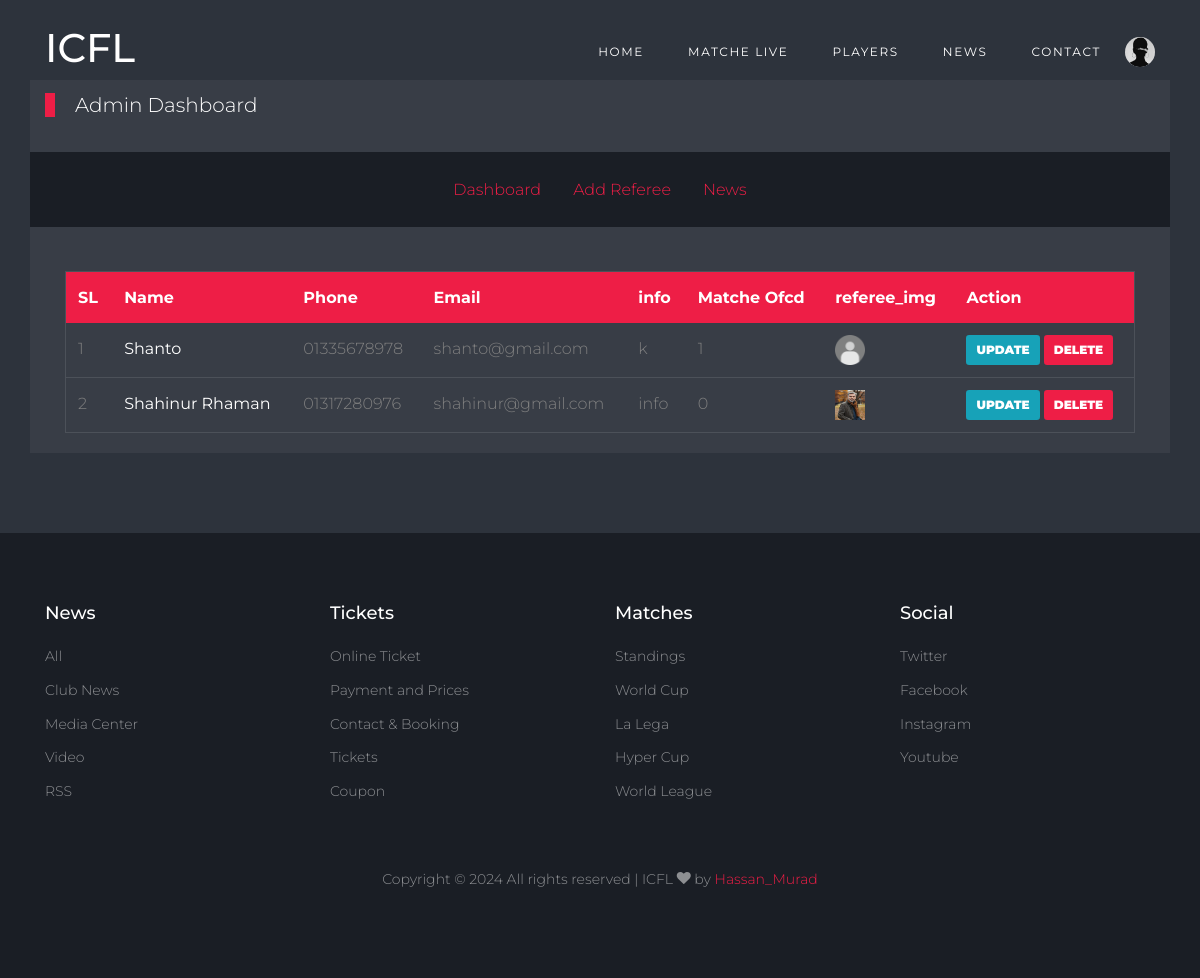
The app's page /league/referee/ (signed in) with its own data.
### Login/models.py (models this page shows)
class Profile(models.Model):
    user = models.OneToOneField(User,on_delete=models.CASCADE, related_name="users")
    pro_pic = models.ImageField(upload_to='profile_pics')

### FootBall/models.py (models this page shows, shortened)
class Referee(models.Model):
    referee_name = models.CharField(max_length=50, verbose_name="Referee Name")
    referee_img = models.ImageField(upload_to='referee_images')
    phone = models.CharField(max_length=20, verbose_name="Phone Number")
    email = models.EmailField(max_length=50, verbose_name="Email")
    info = models.TextField()
    total_officiated = models.PositiveIntegerField(verbose_name="Total Matches Officiated")

### FootBall/views.py (the view)
# urls.py: path('referee/',views.refeere, name='referee' ),
@login_required
def refeere(request):
    refeere = Referee.objects.all()
    return render(request, 'Football/referee.html', {'refeere':refeere})

### templates/FootBall/referee.html (shortened to what this page needs)
{% extends 'bases.html' %}
{% load static %}
{% load custom_tags %}
{% block main-content %}
<div class="site-section bg-light">
    <div class="container bg-light ">
        <div class="row">
            <div class="col-12 title-section mt-2">
                <a href="{% url 'FootBall:admin_dash' %}" class="heading">Admin Dashboard</a>
            </div>
            <div class="navbar col-md-12  d-flex justify-content-center mb-4 bg-dark ">
                <a href="{% url 'FootBall:admin_dash' %}" class="m-3 "> <span>Dashboard</span> </a>
                <a href="{% url 'FootBall:add_refeere' %}" class="m-3 ">Add Referee </a>
                <a href="" class="m-3 "> <span>News</span> </a>
            </div>
            <div class="container-fluid ">
                <div class="row clearfix">
                    <div class="col-lg-12  ">
                        <div class="">
                            <div class="card-body">
                                <div class="widget-next-match">
                                    <table class="table custom-table" >
                                        <thead>
                                            <tr>
                                                <th>SL</th>
                                                <th>Name</th>
                                                <th>Phone</th>
                                                <th>Email</th>
                                                <th>info</th>
                                                <th>Matche Ofcd</th>
                                                <th>referee_img</th>
                                                <th>Action</th>
                                            </tr>
                                        </thead>
                                        <tbody>
                                            {% for p in refeere %}
                                            <tr>
                                                <td>{{ forloop.counter }}</td>
                                                <td><strong class="text-white"> <a href="" class="text-white"> {{ p.referee_name }}</a> </strong></td>
                                                <td>{{ p.phone }}</td>
                                                <td>{{ p.email }}</td>
                                                <td>{{ p.info }}</td>
                                                <td >{{ p.total_officiated }}</td>
                                                <td>
                                                    <img src="{{p.referee_img.url }}" alt="" height="30px" width="30px">
                                                </td>
                                                <td >
                                                    <a href="{% url 'FootBall:update_refeere' p.pk %}" class="btn btn-info btn-sm">Update</a>
                                                    <a href="{% url 'FootBall:delete_refeere' del_id=p.id  %}" class="btn btn-primary btn-sm">Delete</a>
                                                </td>
                                            </tr>
                                            {% endfor %}
                                        </tbody>
                                    </table>
                                </div>
                            </div>
                        </div>
                    </div>
                </div>
            </div>
        </div>
    </div>
</div>
{% endblock main-content %}

### templates/bases.html (shortened to what this page needs)
<!DOCTYPE html>
{% load static %}
<html lang="en">
<head>
  <link rel="stylesheet" href="{% static 'fonts/icomoon/style.css' %}">
  <link rel="stylesheet" href="{% static 'css/bootstrap/bootstrap.css' %}">
  <link rel="stylesheet" href="{% static 'css/jquery-ui.css' %}">
  <link rel="stylesheet" href="{% static 'css/owl.carousel.min.css' %}">
  <link rel="stylesheet" href="{% static 'css/owl.theme.default.min.css' %}">
  <link rel="stylesheet" href="{% static 'css/owl.theme.default.min.css' %}">
  <link rel="stylesheet" href="{% static 'css/jquery.fancybox.min.css' %}">
  <link rel="stylesheet" href="{% static 'css/bootstrap-datepicker.css' %}">
  <link rel="stylesheet" href="{% static 'fonts/flaticon/font/flaticon.css' %}">
  <link rel="stylesheet" href="{% static 'css/aos.css' %}">
  <link rel="stylesheet" href="{% static 'css/style.css' %} ">
  <link rel="stylesheet" href="{% static 'css/mystyle.css' %} ">
<link href="https://cdn.jsdelivr.net/gh/gitbrent/bootstrap4-toggle@3.6.1/css/bootstrap4-toggle.min.css" rel="stylesheet">
</head>
<body>
  <div class="site-wrap">
    <header class="site-navbar py-4" role="banner">
      <div class="container">
        <div class="d-flex align-items-center">
          <div class="site-logo">
            <a href="{% url 'FootBall:home' %}">
              <h1>ICFL</h1>
            </a>
          </div>
          <div class="ml-auto">
            <nav class="site-navigation position-relative text-right" role="navigation">
              <ul class=" navbar-nav site-menu main-menu js-clone-nav mr-auto d-none d-lg-block">
                <li class="nav-item"><a href="{% url 'FootBall:home' %}" class="nav-link">Home</a></li>
                <li class="nav-item"><a href="{% url 'FootBall:live_matches'  %}" class="nav-link">Matche Live</a></li>
                <li class="nav-item"><a href="{% url 'FootBall:players' %}" class="nav-link">Players</a></li>
                <li class="nav-item"><a href="{% url 'FootBall:blogs' %}" class="nav-link">News</a></li>
                <li class="nav-item"><a href="{% url 'FootBall:contact' %}" class="nav-link">Contact</a></li>
                  <li class="dropdowns">
                    {% if user.users %}
                   <img src="/media/{{user.users.pro_pic}}" class="rounded-circle"  height="30px" width="30px"> </a>
                    {% else %}
                     <img src="{% static 'Images/logo.2.png' %}"class="rounded-circle" height="30px" width="30px"> </a>
                    {% endif %}
                  </div>
          </div>
        </div>
      </div>
    {% block main-content %}
   {% endblock main-content %}
    <footer class="footer-section">
      <div class="container">
        <div class="row">
          <div class="col-lg-3">
            <div class="widget mb-3">
              <h3>News</h3>
              <ul class="list-unstyled links">
                <li><a href="#">All</a></li>
                <li><a href="#">Club News</a></li>
                <li><a href="#">Media Center</a></li>
                <li><a href="#">Video</a></li>
                <li><a href="#">RSS</a></li>
              </ul>
            </div>
          </div>
          <div class="col-lg-3">
            <div class="widget mb-3">
              <h3>Tickets</h3>
              <ul class="list-unstyled links">
                <li><a href="#">Online Ticket</a></li>
                <li><a href="#">Payment and Prices</a></li>
                <li><a href="#">Contact &amp; Booking</a></li>
                <li><a href="#">Tickets</a></li>
                <li><a href="#">Coupon</a></li>
              </ul>
            </div>
          </div>
          <div class="col-lg-3">
            <div class="widget mb-3">
              <h3>Matches</h3>
              <ul class="list-unstyled links">
                <li><a href="#">Standings</a></li>
                <li><a href="#">World Cup</a></li>
                <li><a href="#">La Lega</a></li>
                <li><a href="#">Hyper Cup</a></li>
                <li><a href="#">World League</a></li>
              </ul>
            </div>
          </div>
          <div class="col-lg-3">
            <div class="widget mb-3">
              <h3>Social</h3>
              <ul class="list-unstyled links">
                <li><a href="#">Twitter</a></li>
                <li><a href="#">Facebook</a></li>
                <li><a href="#">Instagram</a></li>
                <li><a href="#">Youtube</a></li>
              </ul>
            </div>
          </div>
        </div>
        <div class="row text-center">
          <div class="col-md-12">
            <div class=" pt-5">
              <p>
                Copyright &copy;
                 All rights reserved | ICFL  <i class="icon-heart"
                  aria-hidden="true"></i> by <a href="" class="" target="_blank">Hassan_Murad</a>
              </p>
            </div>
          </div>
        </div>
      </div>
    </footer>
</body>
</html>

### static/css/style.css (style rules this page uses)
body { line-height: 1.7; color: gray; font-weight: 300; background-color: #222831; font-size: 16px; }
a { -webkit-transition: .3s all ease; -o-transition: .3s all ease; transition: .3s all ease; }
h1, h2, h3, h4, h5, .h1, .h2, .h3, .h4, .h5 { font-family: "Montserrat", -apple-system, BlinkMacSystemFont, "Segoe UI", Roboto, "Helvetica Neue", Arial, sans-serif, "Apple Color Emoji", "Segoe UI Emoji", "Segoe UI Symbol", "Noto Color Emoji"; color: #fff; }
.site-wrap:before { display: none; -webkit-transition: .3s all ease-in-out; -o-transition: .3s all ease-in-out; transition: .3s all ease-in-out; background: rgba(0, 0, 0, 0.6); content: ""; position: absolute; z-index: 2000; top: 0; left: 0; right: 0; bottom: 0; opacity: 0; visibility: hidden; }
.btn { text-transform: uppercase; font-size: 12px; font-weight: 900; border-width: 2px; }
.site-section { padding: 2.5em 0; }
@media (min-width: 768px) { .site-section { padding: 5em 0; } }
.site-logo { position: relative; font-weight: 900; font-size: 1.3rem; }
.site-logo a { color: #fff; }
.site-navbar { margin-bottom: 0px; z-index: 1999; position: absolute; width: 100%; }
.site-navbar .site-navigation .site-menu { margin-bottom: 0; }
.site-navbar .site-navigation .site-menu a { text-decoration: none !important; display: inline-block; }
.site-navbar .site-navigation .site-menu > li { display: inline-block; }
.site-navbar .site-navigation .site-menu > li > a { padding: 5px 20px; color: #fff; font-size: 12px; letter-spacing: .1rem; text-transform: uppercase; font-weight: 400; display: inline-block; text-decoration: none !important; }
.site-mobile-menu .site-nav-wrap { padding: 0; margin: 0; list-style: none; position: relative; }
.site-mobile-menu .site-nav-wrap a { padding: 10px 20px; display: block; position: relative; color: #212529; }
.site-mobile-menu .site-nav-wrap li { position: relative; display: block; }
.site-mobile-menu .site-nav-wrap > li { display: block; position: relative; float: left; width: 100%; }
.site-mobile-menu .site-nav-wrap > li > a { padding-left: 20px; font-size: 20px; }
.widget-next-match { border: 1px solid rgba(255, 255, 255, 0.1); }
.title-section { margin-bottom: 30px; }
.title-section .heading { color: #fff; font-size: 20px; position: relative; padding-left: 30px; }
.title-section .heading:before { position: absolute; content: ""; width: 10px; top: 0; left: 0; bottom: 0; background: #ee1e46; }
.custom-table { margin-bottom: 0; }
.custom-table thead tr th { background: #ee1e46; color: #fff; border: none; }
.custom-table tbody tr td { border: none; border-bottom: 1px solid rgba(255, 255, 255, 0.1); }
.custom-table tbody tr td strong { font-weight: 400; }
.custom-table tbody tr:last-child td { border: none; }
.footer-section { padding: 70px 0; font-size: 14px; color: rgba(255, 255, 255, 0.5); background: #1a1e25; }
.footer-section .widget h3 { color: #fff; font-size: 18px; margin-bottom: 20px; }
.footer-section .widget .links li { margin-bottom: 10px; }
.footer-section .widget .links li a { color: rgba(255, 255, 255, 0.5); }
.bg-light { background: rgba(255, 255, 255, 0.05) !important; }
.bg-dark { background: #1a1e25 !important; }

### static/css/mystyle.css (style rules this page uses)
.dropdowns { display:block; justify-content: center; cursor: pointer; }

### records on screen
Referee: referee_name "Shanto", phone "01335678978", email "shanto@gmail.com", info "k", total_officiated "1", referee_img (placeholder picture)
Referee: referee_name "Shahinur Rhaman", phone "01317280976", email "shahinur@gmail.com", info "info", total_officiated "0", referee_img (picture)
